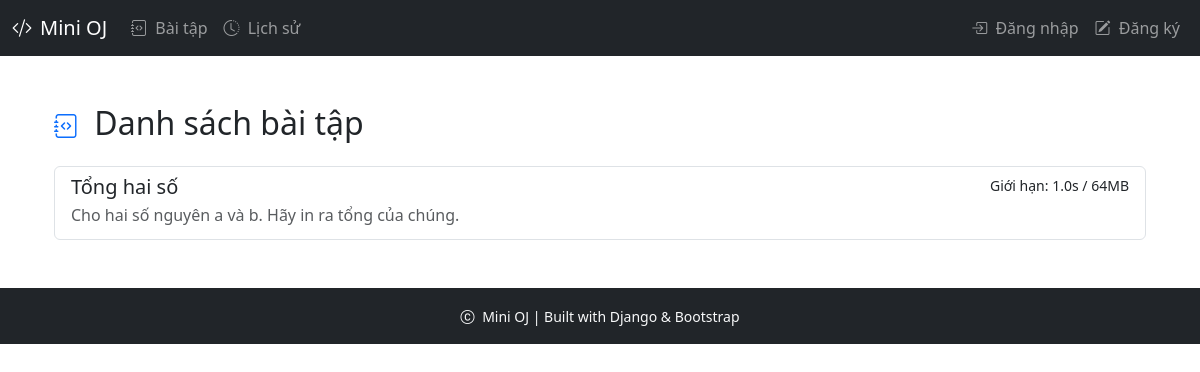
The app's page /problems/ with its own data.
### judge/models.py (models this page shows, shortened)
class Problem(models.Model):
    title = models.CharField(max_length=255)
    description = models.TextField(255)
    content = models.TextField()
    input_format = models.TextField()
    output_format = models.TextField()
    time_limit = models.FloatField(default=1.0, help_text="Second")
    memory_limit = models.IntegerField(default=256, help_text="MB")
    languages = models.ManyToManyField(Language)

### judge/views.py (the view)
# urls.py: path('problems/', views.problems, name='problems'),
def problems(request):
    return render(request, 'judge/problems.html', {
        'problems': Problem.objects.all().order_by('id')
    })

### judge/templates/judge/problems.html
{% extends "judge/site_base.html" %}
{% block content %}
  <div class="container mt-5">
    <h2 class="mb-4"><i class="bi bi-journal-code fs-4 me-2 text-primary"></i> Danh sách bài tập</h2>
    {% if problems %}
      <div class="list-group">
        {% for problem in problems %}
          <a href="{% url 'problem' problem.id %}" class="list-group-item list-group-item-action">
            <div class="d-flex w-100 justify-content-between">
              <h5 class="mb-1">{{ problem.title }}</h5>
              <small>Giới hạn: {{ problem.time_limit }}s / {{ problem.memory_limit }}MB</small>
            </div>
            <p class="mb-1 text-muted">{{ problem.description|truncatewords:20 }}</p>
          </a>
        {% endfor %}
      </div>
    {% else %}
      <div class="alert alert-info">Chưa có bài tập nào.</div>
    {% endif %}
  </div>
{% endblock %}

### records on screen
Problem: title "Tổng hai số", time_limit "1.0", memory_limit "64", description "Cho hai số nguyên a và b. Hãy in ra tổng của chúng."
